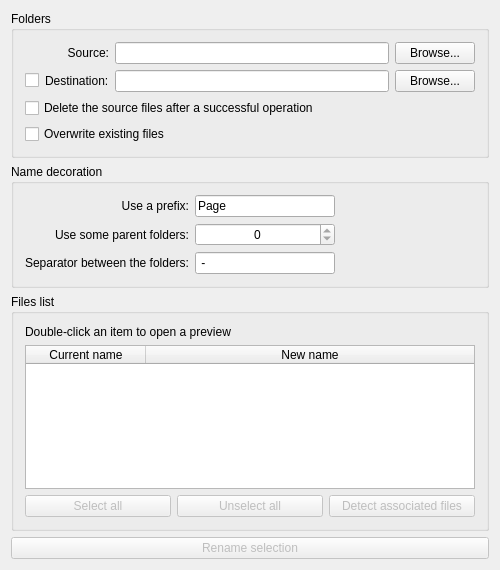
<?xml version="1.0" encoding="UTF-8"?>
<ui version="4.0">
 <class>MainWindow</class>
 <widget class="QMainWindow" name="MainWindow">
  <property name="geometry">
   <rect>
    <x>0</x>
    <y>0</y>
    <width>500</width>
    <height>570</height>
   </rect>
  </property>
  <property name="minimumSize">
   <size>
    <width>500</width>
    <height>0</height>
   </size>
  </property>
  <property name="windowTitle">
   <string>Files Renamer by Folco</string>
  </property>
  <widget class="QWidget" name="centralWidget">
   <layout class="QVBoxLayout" name="verticalLayout_2">
    <item>
     <widget class="QGroupBox" name="boxFolders">
      <property name="title">
       <string>Folders</string>
      </property>
      <layout class="QGridLayout" name="gridLayout">
       <item row="0" column="2">
        <widget class="QLineEdit" name="editSource">
         <property name="readOnly">
          <bool>true</bool>
         </property>
        </widget>
       </item>
       <item row="0" column="1">
        <widget class="QLabel" name="labelSource">
         <property name="text">
          <string>Source:</string>
         </property>
         <property name="alignment">
          <set>Qt::AlignRight|Qt::AlignTrailing|Qt::AlignVCenter</set>
         </property>
        </widget>
       </item>
       <item row="0" column="3">
        <widget class="QPushButton" name="buttonSource">
         <property name="text">
          <string>Browse...</string>
         </property>
        </widget>
       </item>
       <item row="1" column="3">
        <widget class="QPushButton" name="buttonDestination">
         <property name="text">
          <string>Browse...</string>
         </property>
        </widget>
       </item>
       <item row="1" column="2">
        <widget class="QLineEdit" name="editDestination">
         <property name="readOnly">
          <bool>true</bool>
         </property>
        </widget>
       </item>
       <item row="2" column="0" colspan="3">
        <widget class="QCheckBox" name="checkDeleteSource">
         <property name="text">
          <string>Delete the source files after a successful operation</string>
         </property>
        </widget>
       </item>
       <item row="3" column="0" colspan="3">
        <widget class="QCheckBox" name="checkOverwrite">
         <property name="text">
          <string>Overwrite existing files</string>
         </property>
        </widget>
       </item>
       <item row="1" column="0">
        <widget class="QCheckBox" name="checkDestination">
         <property name="text">
          <string/>
         </property>
        </widget>
       </item>
       <item row="1" column="1">
        <widget class="QLabel" name="labelDestination">
         <property name="text">
          <string>Destination:</string>
         </property>
        </widget>
       </item>
      </layout>
     </widget>
    </item>
    <item>
     <widget class="QGroupBox" name="boxDecoration">
      <property name="title">
       <string>Name decoration</string>
      </property>
      <property name="checked">
       <bool>false</bool>
      </property>
      <layout class="QGridLayout" name="gridLayout_2">
       <item row="2" column="1">
        <widget class="QLineEdit" name="editSeparator">
         <property name="text">
          <string> - </string>
         </property>
        </widget>
       </item>
       <item row="1" column="0">
        <widget class="QLabel" name="labelParentFolder">
         <property name="text">
          <string>Use some parent folders:</string>
         </property>
         <property name="alignment">
          <set>Qt::AlignRight|Qt::AlignTrailing|Qt::AlignVCenter</set>
         </property>
        </widget>
       </item>
       <item row="2" column="0">
        <widget class="QLabel" name="labelSeparator">
         <property name="text">
          <string>Separator between the folders:</string>
         </property>
         <property name="alignment">
          <set>Qt::AlignRight|Qt::AlignTrailing|Qt::AlignVCenter</set>
         </property>
        </widget>
       </item>
       <item row="0" column="1">
        <widget class="QLineEdit" name="editPrefix">
         <property name="text">
          <string>Page </string>
         </property>
        </widget>
       </item>
       <item row="0" column="0">
        <widget class="QLabel" name="labelPrefix">
         <property name="text">
          <string>Use a prefix:</string>
         </property>
         <property name="alignment">
          <set>Qt::AlignRight|Qt::AlignTrailing|Qt::AlignVCenter</set>
         </property>
        </widget>
       </item>
       <item row="1" column="1">
        <widget class="QSpinBox" name="spinParentFolder">
         <property name="alignment">
          <set>Qt::AlignCenter</set>
         </property>
         <property name="maximum">
          <number>0</number>
         </property>
        </widget>
       </item>
       <item row="0" column="2">
        <spacer name="hspacerDecoration">
         <property name="orientation">
          <enum>Qt::Horizontal</enum>
         </property>
         <property name="sizeHint" stdset="0">
          <size>
           <width>40</width>
           <height>20</height>
          </size>
         </property>
        </spacer>
       </item>
      </layout>
     </widget>
    </item>
    <item>
     <widget class="QGroupBox" name="boxFiles">
      <property name="title">
       <string>Files list</string>
      </property>
      <layout class="QVBoxLayout" name="verticalLayout">
       <item>
        <widget class="QLabel" name="labelDoubleClick">
         <property name="text">
          <string>Double-click an item to open a preview</string>
         </property>
        </widget>
       </item>
       <item>
        <widget class="QTableWidget" name="tableFiles">
         <property name="alternatingRowColors">
          <bool>true</bool>
         </property>
         <property name="rowCount">
          <number>0</number>
         </property>
         <attribute name="horizontalHeaderDefaultSectionSize">
          <number>120</number>
         </attribute>
         <attribute name="horizontalHeaderStretchLastSection">
          <bool>true</bool>
         </attribute>
         <column>
          <property name="text">
           <string>Current name</string>
          </property>
         </column>
         <column>
          <property name="text">
           <string>New name</string>
          </property>
         </column>
        </widget>
       </item>
       <item>
        <layout class="QHBoxLayout" name="hlayoutFilesButtons">
         <item>
          <widget class="QPushButton" name="buttonSelectAll">
           <property name="enabled">
            <bool>false</bool>
           </property>
           <property name="text">
            <string>Select all</string>
           </property>
          </widget>
         </item>
         <item>
          <widget class="QPushButton" name="buttonUnselectAll">
           <property name="enabled">
            <bool>false</bool>
           </property>
           <property name="text">
            <string>Unselect all</string>
           </property>
          </widget>
         </item>
         <item>
          <widget class="QPushButton" name="buttonDetectAssociated">
           <property name="enabled">
            <bool>false</bool>
           </property>
           <property name="text">
            <string>Detect associated files</string>
           </property>
          </widget>
         </item>
        </layout>
       </item>
      </layout>
     </widget>
    </item>
    <item>
     <widget class="QPushButton" name="buttonRename">
      <property name="enabled">
       <bool>false</bool>
      </property>
      <property name="text">
       <string>Rename selection</string>
      </property>
     </widget>
    </item>
   </layout>
  </widget>
 </widget>
 <layoutdefault spacing="6" margin="11"/>
 <resources/>
 <connections/>
</ui>
